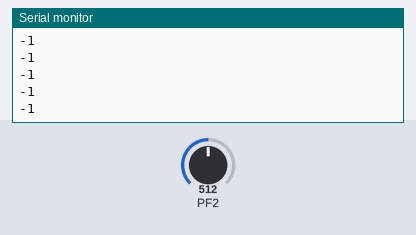
The program below on a simulated ATmega128, built with avr-gcc and emulated at 16 MHz. Parts: the last lines printed to the serial monitor. The inputs (shaded band) are chosen by the test bench; at power-on: PF2 = 512.

Above: at 1.2 s.
1.3 s: PF2 set to 716
At 1.32 s:
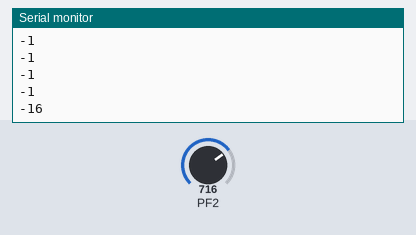
2.8 s: PF2 set to 306
At 2.86 s:
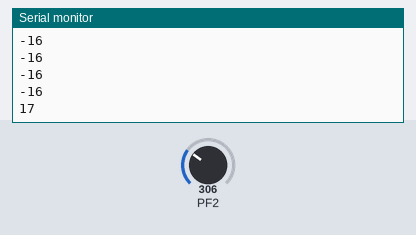
Timing chart, 0 to 5.8 s (numbered marks = the images above; inputs shaded):
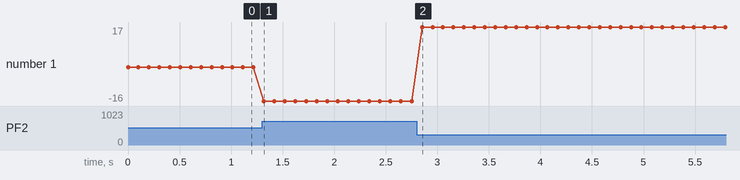

Measured:
- after the input at 1.3 s, the serial monitor: prints a new line at once (image 1)
- after the input at 2.8 s, the serial monitor: prints a new line after 0.05 s (image 2)
- plotted number 1: -1 → -16 after the input at 1.3 s, -16 → 17 after the input at 2.8 s

The program:

main.c
```c
/*
 * TX_RX.c
 *
 * Created: 19-10-21 월 오후 06:55:07
 * Author : LABC
 */

#define F_CPU		16000000UL
#include <avr/io.h>
#include <stdio.h>
#include <avr/interrupt.h>
#include <util/delay.h>

uint16_t Temp_table[81] = {
/**/				861,853,844,835,826,816,806,796,785,774,	// -30 -> -21	|	Count:  0 ~  9
/**/				763,752,740,728,716,704,692,679,666,653,	// -20 -> -11	|	Count: 10 ~ 19
/**/				640,627,614,601,588,574,561,548,534,521,	// -10 -> - 1	|	Count: 20 ~ 29
/**/				508,495,482,469,456,444,431,419,407,395,	//   0 ->   9	|	Count: 30 ~ 39
/**/				383,372,361,350,339,328,318,308,298,288,	//  10 ->  19	|	Count: 40 ~ 49
/**/				279,270,261,253,244,236,228,221,213,206,	//  20 ->  29	|	Count: 50 ~ 59
/**/				199,192,186,179,173,167,162,156,151,146,	//  30 ->  39	|	Count: 60 ~ 69
/**/				141,136,131,127,122,118,114,110,107,103,	//  40 ->  49	|	Count: 70 ~ 79
/**/				100};

#define STX		0x5F
#define ETX		0x2F

unsigned int data;
char temp[20];
char rx_buf[20], rx_cnt = 0;
char tx_buf[20], tx_cnt = 0;
volatile char rx_flag = 0;


void tx0_char(char c)
{
	while(!(UCSR0A & 0x20));
	UDR0 = c;
}

void tx0_str(char *ptr)
{
	while(1)
	{
		if(*ptr != NULL)
			tx0_char(*ptr++);
		else
			return;
	}
}


void bsp_consol_printf_char_to_hex(unsigned char d){
	for(int i=4;i>=0;i-=4)
	{
		if(((d>>i)&0x0F)>9)
			tx0_char(((d>>i)&0x0F)+0x37);
		else
			tx0_char(((d>>i)&0x0F)+0x30);
	}
}

void uart_init(void)
{
	UCSR0B = (1 << RXCIE0) | (1 << RXEN0) | (1 << TXEN0);
	UCSR0C = (1 << UCSZ01) | (1 << UCSZ00);
	UBRR0H = 0;
	UBRR0L = 103;		//9600
}

void device_init(void)
{
	uart_init();
}

ISR(USART0_RX_vect)
{
	int i;
	char rxdata;
	rxdata = UDR0;
	if(!rx_flag)
	{
		if(rxdata == STX)
		{
			rx_cnt = 0;
		}
		else if(rxdata == ETX)
		{
			for(i=0; (i<rx_cnt) && (i < 6); i++)
			{
				tx_buf[i] = rx_buf[i];
				rx_buf[i] = ' ';
			}
			rx_cnt = 0;
			rx_flag = 1;
		}
		else
		{
			if(rx_cnt < 10)
			{
				rx_buf[rx_cnt] = rxdata;
				rx_cnt++;
			}
		}
	}
}

void adc_init(void)
{
	ADMUX = (1 << REFS0);
	ADCSRA = (1 << ADEN) | (7 << ADPS0);
}

unsigned int adc_read(char adc_pin)
{
	ADMUX |= (adc_pin & 0x0F);
	ADCSRA |= (1 << ADSC);
	while((ADCSRA & (1 << ADSC)));

	return ADC;
}

void ntc_measure(unsigned int val)
{
	uint8_t a = 0;
	int result = 0;
	for(a=0; a<81; a++)
	{
		if((val <= Temp_table[a]) && (val > Temp_table[a+1]))
		{
			result = a-30;
			if(result < 0)
			{
				sprintf(temp, "%d\n", result);
				tx0_str(temp);
			}
			else
			{
				sprintf(temp, "%d\n", abs(result));
				tx0_str(temp);
			}
		}
	}
}


int main(void)
{
    device_init();
	adc_init();
	sei();
    while (1)
    {
		data = adc_read(2);
		ntc_measure(data);
		_delay_ms(100);
    }
}
```
